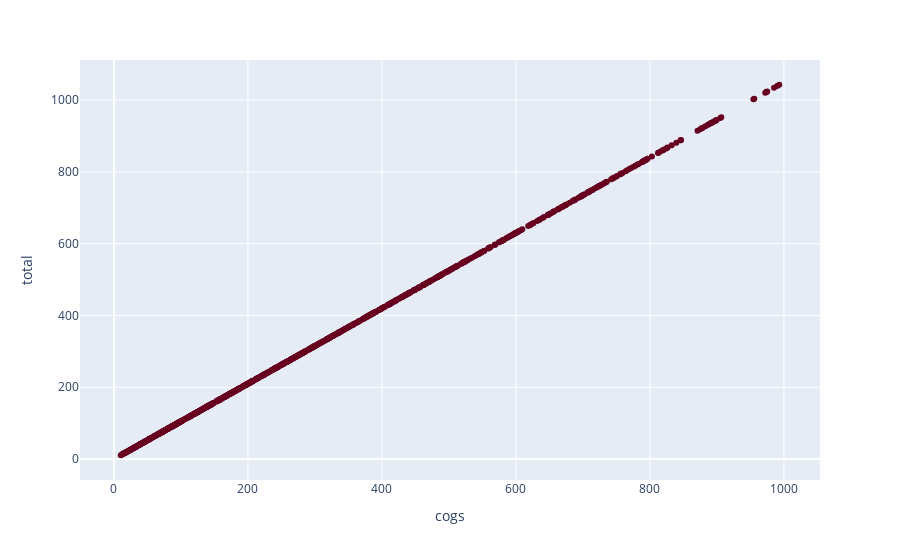

The code cell stored with this chart in its notebook:
### Code cell
px.scatter(data_frame=df, x = 'cogs' , y = 'total' ,color_discrete_sequence=px.colors.sequential.RdBu )

### Figure 1 — Plotly figure (JSON) as saved in the notebook; plotly's stock layout.template omitted (floating-point values rounded to 4 significant figures; data arrays with more than 128 entries replaced by an {"elided": "..."} marker saying what was removed)
{"data": [{"hovertemplate": "cogs=%{x}<br>total=%{y}<extra></extra>", "legendgroup": "", "marker": {"color": "rgb(103,0,31)", "symbol": "circle"}, "mode": "markers", "name": "", "orientation": "v", "showlegend": false, "type": "scatter", "x": {"elided": "1000 float values"}, "xaxis": "x", "y": {"elided": "1000 float values"}, "yaxis": "y"}], "layout": {"autosize": true, "legend": {"tracegroupgap": 0}, "margin": {"t": 60}, "xaxis": {"anchor": "y", "autorange": true, "domain": [0, 1], "range": [-51.91, 1055.0], "title": {"text": "cogs"}, "type": "linear"}, "yaxis": {"anchor": "x", "autorange": true, "domain": [0, 1], "range": [-69.22, 1123.0], "title": {"text": "total"}, "type": "linear"}}}
